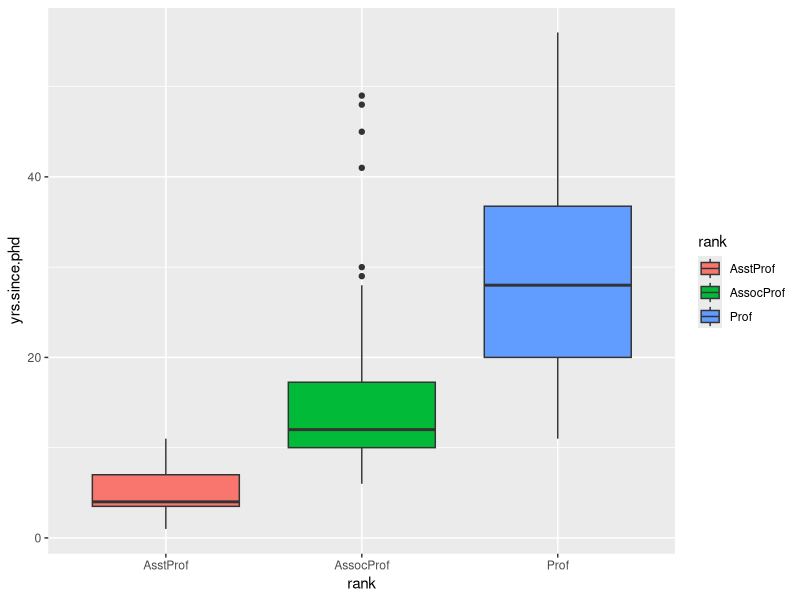

Source code (R):
## ---- chunk 1
library(data.table)
library(ggplot2)
library(car)

data(Salaries)
Salaries <- data.table(Salaries)
## ---- chunk 2
bivariate <- lm(salary~yrs.since.phd, data=Salaries)
## ---- chunk 3
multivariate_continuous <- lm(salary~yrs.since.phd + yrs.service, data=Salaries)
## ---- chunk 4
multivariate_categorical <- lm(salary~yrs.since.phd + sex, data=Salaries)
## ---- chunk 5
summary(multivariate_continuous)
## ---- chunk 6
summary(multivariate_categorical)
## ---- chunk 7
rank_regression <- lm(salary~yrs.since.phd+rank, data=Salaries)
summary(rank_regression)
## ---- chunk 8
ggplot(Salaries, aes(x=rank, y=yrs.since.phd)) + geom_boxplot(aes(fill=rank))
## ---- chunk 9
combined_regression <- lm(salary~yrs.since.phd + yrs.service + sex, data=Salaries)
summary(combined_regression)
